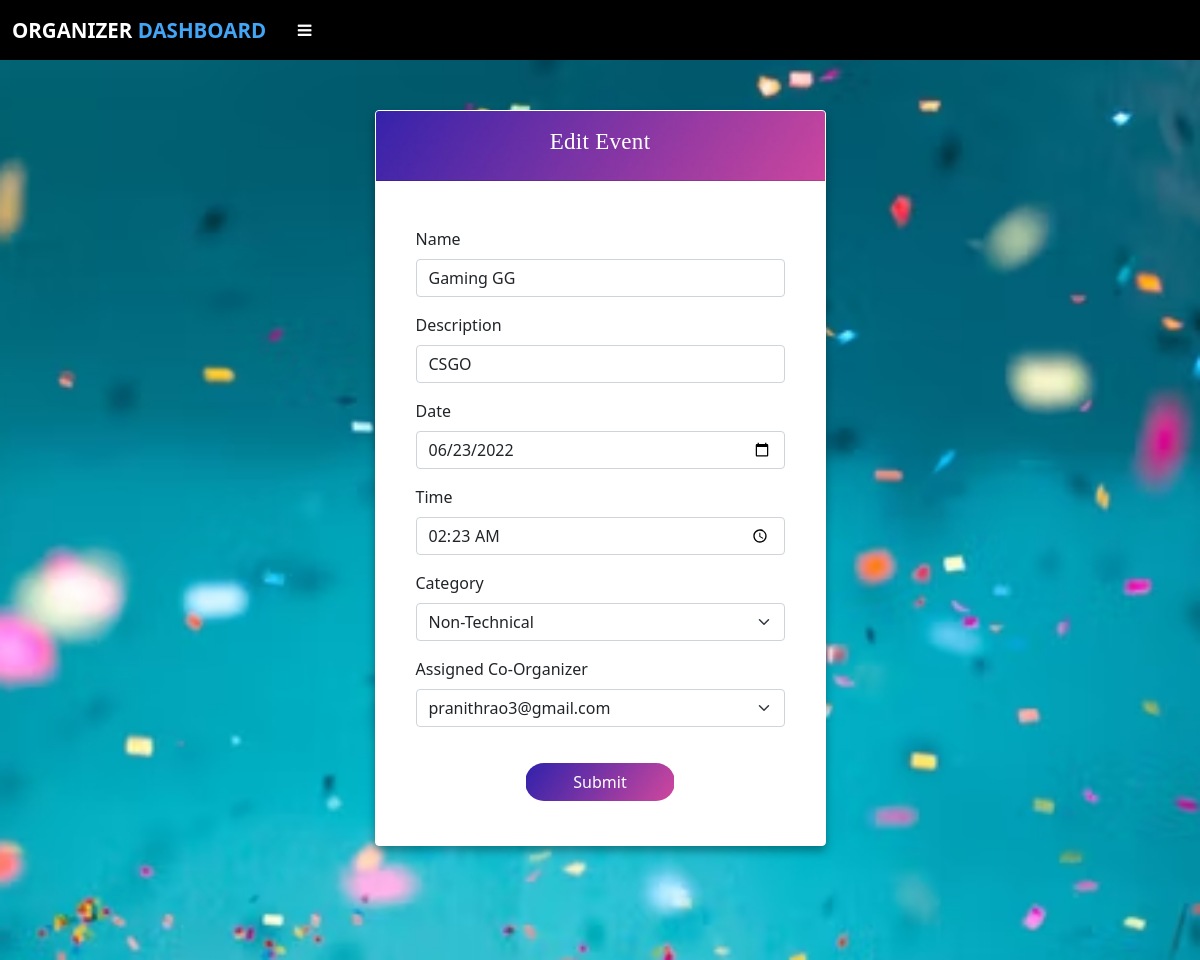
Page /edit_event/1 (signed in) on the earlier database version.
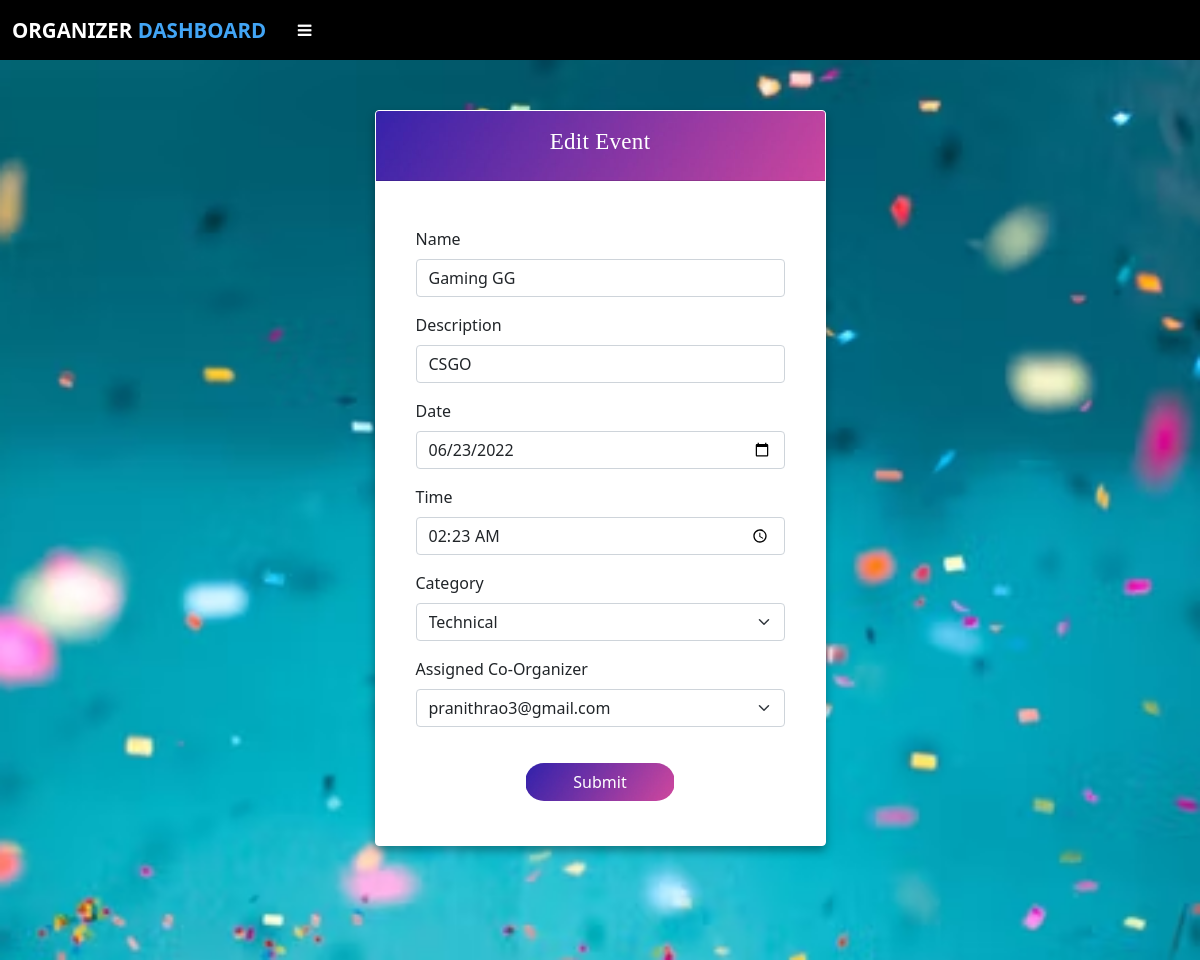
Same page on the later database version.
### app.py (models this page shows, shortened)
class Event(db.Model):
    id = db.Column(db.Integer,primary_key=True)
    name = db.Column(db.String(50),nullable=False)
    description = db.Column(db.String(255),nullable=False)
    date = db.Column(db.String(50), nullable=False)
    time = db.Column(db.String(50), nullable=False)
    category = db.Column(db.String(50),nullable=False)
    coorg_mail = db.Column(db.String(80),db.ForeignKey('coorganizer.email'))
    org_id = db.Column(db.Integer,db.ForeignKey('organizer.id'))
    participant_id=db.relationship('Participant',cascade="all,delete",backref='participants')
    judge_event_id=db.relationship('Judge',cascade="all,delete",backref='ownersj')
    part_event_id=db.relationship('Plist',cascade="all,delete",backref='ownersjp')

### app.py (the view)
@app.route("/edit_event/<int:id>",methods=['GET','POST'])
def edit_event(id):
    if 'organizer' in session:
        event = Event.query.filter_by(id=id).first()
        get_coOrganizer_data = Coorganizer.query.all()
        if session['organizer_id'] == int(event.org_id):
            return render_template('edit_event.html',data=event,coorg = get_coOrganizer_data)
        else:
            flash("You can only edit the events added by you","error")
            return redirect(url_for('view_event'))
    else:
        flash("Session Expired","error")
        return redirect(url_for('organizer_log'))

### templates/edit_event.html (shortened to what this page needs)
{% extends "organizer_layout.html" %}
{% block head %} {{ super() }}
{% endblock %}
{% block content %}
<div
  style="
    background: url('../static/background.avif') no-repeat;
    background-size: cover;
    background-position: center;
    height: 900px;
  "
>
  <div class="container">
    <div class="row justify-content-center">
      <div class="col-sm-5">
        <div class="card">
          <div class="card-header">
            <p style="margin-top: 6px">Edit Event</p>
          </div>
          <div class="card-body">
            <div class="container mb-2">
              <div class="row justify-content-center">
                <form action="/editevent/{{data.id}}" method="POST">
                  <div class="mb-3" style="margin-top: 30px">
                    <label class="form-label">Name</label>
                    <input
                      type="text"
                      class="form-control"
                      name="name"
                      value="{{data.name}}"
                      required
                    />
                  </div>
                  <div class="mb-3">
                    <label class="form-label">Description</label>
                    <input
                      name="description"
                      type="text"
                      value="{{data.description}}"
                      class="form-control"
                      required
                    />
                  </div>
                  <div class="mb-3">
                    <label class="form-label">Date</label>
                    <input
                      type="date"
                      class="form-control"
                      value="{{data.date}}"
                      name="date"
                      required
                    />
                  </div>
                  <div class="mb-3">
                    <label class="form-label">Time</label>
                    <input
                      type="time"
                      value="{{data.time}}"
                      class="form-control"
                      name="time"
                      required
                    />
                  </div>
                  <div class="mb-3">
                    <label class="form-label">Category</label>
                    <select class="form-select" name="category" required>
                      <option value="{{data.category}}" selected>
                        {{data.category}}
                      </option>
                    </select>
                  </div>
                  <div class="mb-3">
                    <label class="form-label">Assigned Co-Organizer</label>
                    <select class="form-select" name="co-organizer" required>
                      <option value="{{data.coorg_mail}}" selected>
                        {{data.coorg_mail}}
                      </option>
                    </select>
                  </div>
                  <div class="row justify-content-center">
                    <button type="submit" id="button1" class="btn btn-primarys">
                      Submit
                    </button>
                  </div>
                </form>
              </div>
            </div>
          </div>
        </div>
      </div>
    </div>
  </div>
  {% endblock %}

Differences in the rows shown:
changed Event "Gaming GG": category "Non-Technical" → "Technical"
